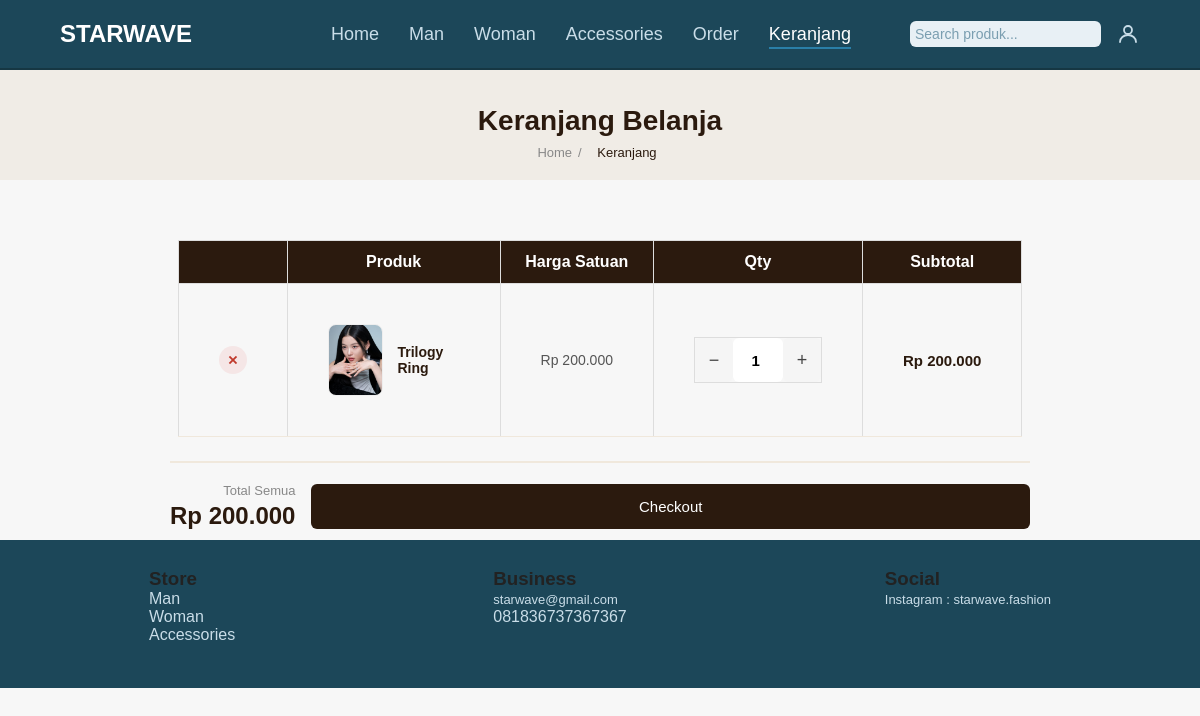
Before: /keranjang.php (signed in) with the older database file.
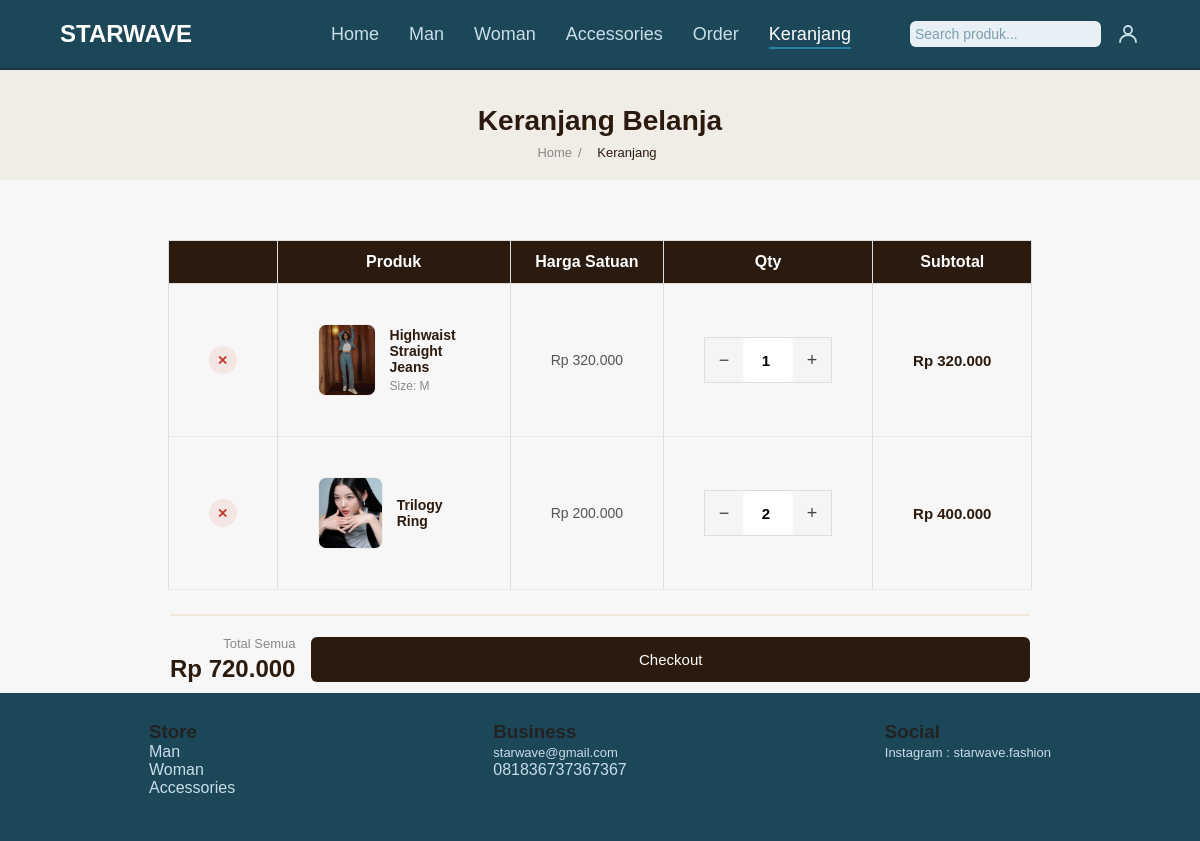
After: the same page with the newer database file.
### tables this page shows
CREATE TABLE `keranjang` (
  `id` int(11) NOT NULL,
  `id_user` int(11) NOT NULL,
  `id_produk` int(11) NOT NULL,
  `nama_produk` varchar(255) NOT NULL,
  `harga` int(11) NOT NULL,
  `qty` int(11) NOT NULL DEFAULT 1,
  `ukuran` varchar(10) NOT NULL DEFAULT '-',
  `gambar` varchar(255) DEFAULT NULL,
  `created_at` datetime DEFAULT current_timestamp()
);

### keranjang.php (the view, shortened to what this page needs)
<?php
include 'config/koneksi.php';
$user_email = $_SESSION['user'];
$result = mysqli_query($conn, "SELECT * FROM users WHERE email='" . mysqli_real_escape_string($conn, $user_email) . "'");
$user   = mysqli_fetch_assoc($result);
$id_user = (int)$user['id_user'];
$items_result = mysqli_query($conn, "SELECT * FROM keranjang WHERE id_user='$id_user' ORDER BY created_at DESC");
$items = $items_result ? mysqli_fetch_all($items_result, MYSQLI_ASSOC) : [];
$total_semua = 0;
foreach ($items as $it) $total_semua += $it['harga'] * $it['qty'];
?>
<!DOCTYPE html>
<html lang="id">
<head>
    <link rel="stylesheet" href="style.css">
    <link rel="stylesheet" href="order.css">
</head>
<body>
<header>
    <nav>
        <h1>STARWAVE</h1>
        <ul>
            <li><a href="index.php">Home</a></li>
            <li><a href="man.php">Man</a></li>
            <li><a href="woman.php">Woman</a></li>
            <li><a href="accessories.php">Accessories</a></li>
            <li><a href="order.php">Order</a></li>
            <li><a href="keranjang.php" class="active">Keranjang</a></li>
        </ul>
        <form action="search.php" method="GET" style="display:inline;">
            <input type="text" name="q" placeholder="Search produk..." style="padding:5px;">
        </form>
        <?php if (isset($_SESSION['user'])): ?>
    <a href="profile.php" style="margin-left:15px; text-decoration:none; color:#333; display:flex; align-items:center;" title="Profile">
        <svg xmlns="http://www.w3.org/2000/svg" width="24" height="24" viewBox="0 0 24 24" fill="none" stroke="currentColor" stroke-width="1.8" stroke-linecap="round" stroke-linejoin="round">
            <circle cx="12" cy="8" r="4"/>
            <path d="M4 20c0-4 3.6-7 8-7s8 3 8 7"/>
        </svg>
    </a>
<?php else: ?>
    <a href="masuk/login.php" style="margin-left:15px; text-decoration:none; color:#333;">Login</a>
<?php endif; ?>
    </nav>
</header>
<div class="breadcrumb-bar">
    <h1>Keranjang Belanja</h1>
    <div class="breadcrumb">
        <a href="index.php">Home</a><span>/</span>
        <span style="color:#2b1a0e">Keranjang</span>
    </div>
</div>
<section class="ord-detail-section">
<?php if (empty($items)): ?>
    <div style="text-align:center; padding:80px 0; color:#888;">
        <div style="font-size:60px; margin-bottom:16px;">🛒</div>
        <h2 style="margin-bottom:8px;">Keranjang kamu kosong</h2>
        <p style="margin-bottom:24px;">Yuk mulai belanja!</p>
        <a href="index.php" class="ord-btn-buy" style="text-decoration:none; padding:12px 32px;">Mulai Belanja</a>
    </div>
<?php else: ?>
    <form method="POST" action="keranjang.php">
        <div style="display:flex; flex-direction:column; align-items:center;">
            <table class="ord-keranjang-table">
                <thead>
                    <tr>
                        <th style="width:50px;"></th>
                        <th>Produk</th>
                        <th>Harga Satuan</th>
                        <th>Qty</th>
                        <th>Subtotal</th>
                    </tr>
                </thead>
                <tbody>
                <?php foreach ($items as $it):
                    $subtotal = $it['harga'] * $it['qty'];
                ?>
                    <tr class="ord-keranjang-row">
                        <td>
                            <a href="keranjang.php?hapus=<?= $it['id'] ?>" class="ord-btn-hapus-item" title="Hapus">✕</a>
                        </td>
                        <td>
                            <div class="ord-keranjang-produk">
                                <img src="<?= htmlspecialchars($it['gambar']) ?>" alt="<?= htmlspecialchars($it['nama_produk']) ?>" class="ord-keranjang-img">
                                <div>
                                    <div class="ord-keranjang-nama"><?= htmlspecialchars($it['nama_produk']) ?></div>
                                    <?php if (!empty($it['ukuran']) && $it['ukuran'] !== '-'): ?>
                                        <div class="ord-keranjang-ukuran">Size: <?= htmlspecialchars($it['ukuran']) ?></div>
                                    <?php endif; ?>
                                </div>
                            </div>
                        </td>
                        <td class="ord-keranjang-harga">
                            Rp <?= number_format($it['harga'], 0, ',', '.') ?>
                        </td>
                        <td>
                            <div class="ord-qty-control" style="justify-content:center;">
                                <button type="button" class="ord-qty-btn" onclick="ubahQty(this, -1)">−</button>
                                <input class="ord-qty-input" type="number" name="qty[<?= $it['id'] ?>]" value="<?= $it['qty'] ?>" min="1" style="width:50px;" readonly>
                                <button type="button" class="ord-qty-btn" onclick="ubahQty(this, 1)">+</button>
                            </div>
                        </td>
                        <td class="ord-keranjang-subtotal" data-harga="<?= $it['harga'] ?>">
                            Rp <?= number_format($subtotal, 0, ',', '.') ?>
                        </td>
                    </tr>
                <?php endforeach; ?>
                </tbody>
            </table>
            <div class="ord-keranjang-footer">
                <div class="ord-keranjang-total-box">
                    <div class="ord-keranjang-total-label">Total Semua</div>
                    <div class="ord-keranjang-total-harga" id="grandTotal">
                        Rp <?= number_format($total_semua, 0, ',', '.') ?>
                    </div>
                </div>
                <button type="submit" name="beli_semua" value="1" class="ord-btn-cart">
                    Checkout
                </button>
            </div>
        </div>
    </form>
<?php endif; ?>
</section>
<footer>
    <div class="footer-box">
        <div>
            <h3>Store</h3>
            <p>Man</p>
            <p>Woman</p>
            <p>Accessories</p>
        </div>
        <div>
            <h3>Business</h3>
            <p><a href="mailto:starwave@gmail.com">starwave@gmail.com</a></p>
            <p>081836737367367</p>
        </div>
        <div>
            <h3>Social</h3>
            <p><a href="https://instagram.com/starwave" target="_blank">Instagram : starwave.fashion</a></p>
        </div>
    </div>
</footer>
</body>
</html>

### style.css (style rules this page uses)
* { margin: 0; padding: 0; box-sizing: border-box; font-family: Arial; }
body { background: #f5fafd; padding-top: 65px; }
nav { display: flex; align-items: center; padding: 20px 60px; background: #1C4759; border-bottom: 2px solid #163743; position: fixed; top: 0; left: 0; width: 100%; z-index: 1000; box-sizing: border-box; }
nav h1 { margin-right: 80px; color: #fff; }
nav ul { display: flex; list-style: none; margin: 0 auto; gap: 30px; }
nav ul li a { text-decoration: none; color: #c9dde8; font-size: 18px; transition: color 0.2s; }
nav ul li a.active { color: #fff; border-bottom: 2px solid #2a7fa8; padding-bottom: 3px; }
nav > a { color: #c9dde8 !important; text-decoration: none; font-size: 18px; transition: color 0.2s; }
nav input[type="text"], nav input[type="search"] { padding: 7px 14px; border: none; border-radius: 6px; font-size: 14px; background: #e8f0f5; color: #1C4759; outline: none; }
nav input[type="text"]::placeholder, nav input[type="search"]::placeholder { color: #7a9eb0; }
footer { background: #1C4759; padding: 28px 20px; position: relative; margin-top: -30px; }
.footer-box { display: flex; justify-content: space-around; margin-bottom: 16px; }
footer p, footer h4 { color: #c9dde8; }
footer a { color: #c9dde8; text-decoration: none; font-size: 13px; transition: color 0.2s; }
table { width: 100%; border-collapse: collapse; margin-top: 20px; }
th, td { border: 1px solid #ddd; padding: 12px; }
th { background: #1C4759; color: white; }
form { display: flex; flex-direction: column; gap: 10px; max-width: 400px; }
input { padding: 8px; border: 1px solid #b8d4e0; border-radius: 6px; }
button { padding: 10px; background: #1C4759; color: white; border: none; border-radius: 6px; cursor: pointer; transition: background 0.2s; }

### order.css (style rules this page uses)
*, *::before, *::after { box-sizing: border-box; margin: 0; padding: 0; }
body { margin: 0; font-family: 'Segoe UI', Arial, sans-serif; background: #f7f7f7; color: #222; min-height: 100vh; display: flex; flex-direction: column; }
.breadcrumb-bar { background: #f0ece6; padding: 40px 24px 20px; text-align: center; }
.breadcrumb-bar h1 { font-size: 28px; font-weight: 700; color: #2b1a0e; margin-bottom: 8px; }
.breadcrumb { font-size: 13px; color: #888; }
.breadcrumb a { color: #888; text-decoration: none; }
.breadcrumb span { margin: 0 6px; }
.ord-btn-cart { flex: 1; padding: 14px 40px; background: #2b1a0e; color: #fff; font-size: 15px; }
.ord-keranjang-table { width: 100%; border-collapse: collapse; margin-bottom: 24px; }
.ord-keranjang-table thead tr { background: #2b1a0e !important; color: #fff !important; }
.ord-keranjang-table thead th { background: #2b1a0e !important; }
.ord-keranjang-row td { padding: 40px; border-bottom: 1px solid #f0e8dc; vertical-align: middle; }
.ord-detail-section { max-width: 1000px; margin: 0 auto; padding: 40px 24px; }
.ord-keranjang-produk { display: flex; align-items: center; gap: 14px; }
.ord-keranjang-img { width: 72px; height: 72px; object-fit: cover; border-radius: 8px; border: 1px solid #eee; }
.ord-keranjang-nama { font-weight: 600; font-size: 14px; color: #2b1a0e; }
.ord-keranjang-ukuran { font-size: 12px; color: #888; margin-top: 4px; }
.ord-keranjang-harga { font-size: 14px; color: #555; white-space: nowrap; }
.ord-keranjang-subtotal { font-size: 15px; font-weight: 700; color: #2b1a0e; white-space: nowrap; }
.ord-btn-hapus-item { display: inline-flex; align-items: center; justify-content: center; width: 28px; height: 28px; border-radius: 50%; background: #f5e6e6; color: #c0392b; text-decoration: none; font-size: 13px; font-weight: 700; transition: background .2s; }
.ord-keranjang-footer { display: flex; justify-content: space-between; align-items: center; padding: 20px 0 0; border-top: 2px solid #f0e8dc; flex-wrap: wrap; gap: 16px; width: 860px; }
.ord-keranjang-total-box { text-align: right; }
.ord-keranjang-total-label { font-size: 13px; color: #888; margin-bottom: 4px; }
.ord-keranjang-total-harga { font-size: 24px; font-weight: 800; color: #2b1a0e; }
.ord-qty-control { display: flex; align-items: center; border: 1.5px solid #ddd; overflow: hidden; }
.ord-qty-btn { width: 38px; height: 44px; background: #f5f5f5; border: none; cursor: pointer; font-size: 18px; color: #444; transition: background 0.2s; }
.ord-qty-input { width: 54px; height: 44px; text-align: right; border: none; font-size: 15px; font-weight: 700; outline: none; }

Changed rows visible on the page:
added keranjang: gambar (picture), nama_produk "Highwaist Straight Jeans", ukuran "M", harga "320.000", qty "1", subtotal "320.000"
changed keranjang "Trilogy Ring": qty "1" → "2"; subtotal "200.000" → "400.000"
Other visible differences:
$total_semua: "200.000" → "720.000"
